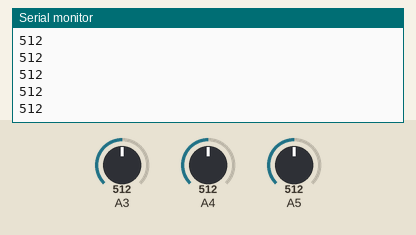
This sketch was run on a simulated Arduino Uno, built with avr-gcc and run on an emulated ATmega328P. Shown: the last lines printed to the serial monitor. Inputs (shaded band) come from the test bench; at power-on: A3 = 512, A4 = 512, A5 = 512.

Above: at 1.2 s.
1.3 s: A3 set to 716
At 1.37 s:
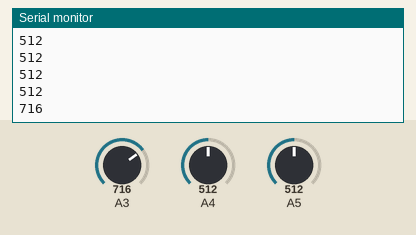
2.8 s: A4 set to 306
At 2.83 s:
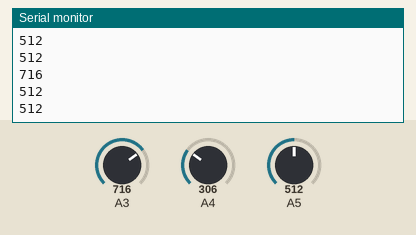
4.3 s: A5 set to 900
At 4.33 s:
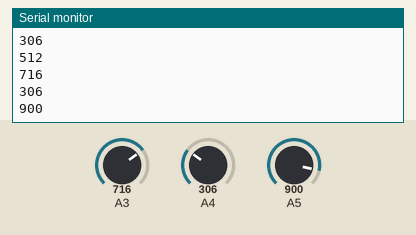
5.8 s: A5 set to 1023
At 5.84 s:
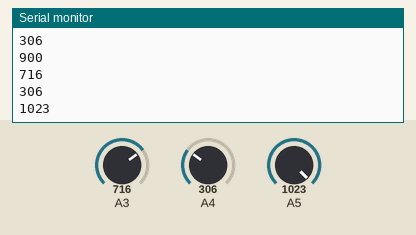
7.3 s: A4 set to 122
At 7.3 s:
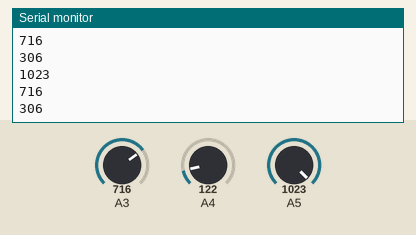
8.8 s: A3 set to 511
At 8.81 s:
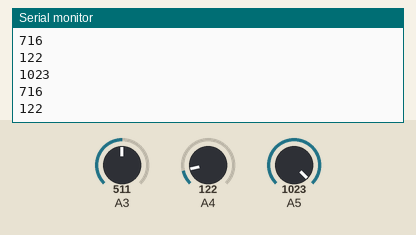
Timing chart, 0 to 11.3 s (numbered marks = the images above; inputs shaded):
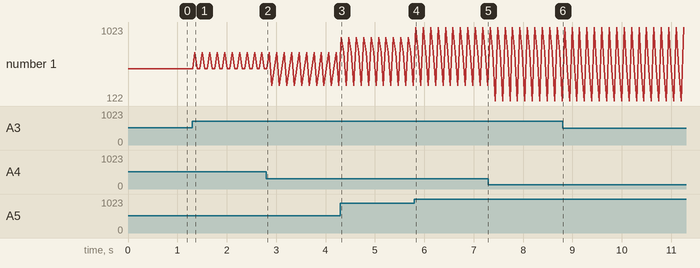

The sketch:

test_joystick_4_axes.ino
```cpp
int reverser;
bool bouton_11_on;


void setup() {
  //pinMode(11, INPUT_PULLUP);
  Serial.begin(9600);
}

void loop() {
  // Lecture Pin //
  /*bouton_11_on = !(digitalRead(11));

  if (bouton_11_on) {
    Serial.println("reverse");
    delay(100);
  }
  else {
    Serial.println("no_action");
    delay(50);
  }*/
  Serial.println(String(analogRead(3)));
  delay(50);
  Serial.println(String(analogRead(4)));
  delay(50);
  Serial.println(String(analogRead(5)));
  delay(50);

}
```

Measured:
- after the input at 1.3 s, the serial monitor: prints a new line after 0.06 s (image 1)
- after the input at 4.3 s, the serial monitor: prints a new line at once (image 3)
- after the input at 5.8 s, the serial monitor: prints a new line at once (image 4)
- plotted number 1: 512 → 306 after the input at 2.8 s, 306 → 122 after the input at 7.3 s
